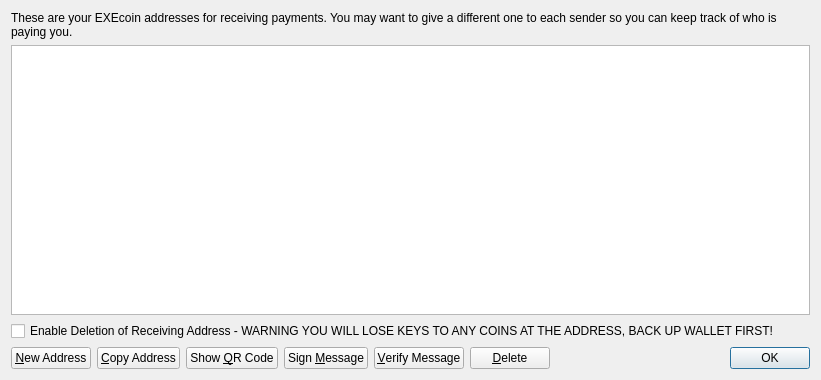
<?xml version="1.0" encoding="UTF-8"?>
<ui version="4.0">
 <class>AddressBookPage</class>
 <widget class="QWidget" name="AddressBookPage">
  <property name="geometry">
   <rect>
    <x>0</x>
    <y>0</y>
    <width>821</width>
    <height>380</height>
   </rect>
  </property>
  <property name="windowTitle">
   <string>Address Book</string>
  </property>
  <layout class="QVBoxLayout" name="verticalLayout">
   <item>
    <widget class="QLabel" name="labelExplanation">
     <property name="text">
      <string>These are your EXEcoin addresses for receiving payments. You may want to give a different one to each sender so you can keep track of who is paying you.</string>
     </property>
     <property name="textFormat">
      <enum>Qt::PlainText</enum>
     </property>
     <property name="wordWrap">
      <bool>true</bool>
     </property>
    </widget>
   </item>
   <item>
    <widget class="QTableView" name="tableView">
     <property name="contextMenuPolicy">
      <enum>Qt::CustomContextMenu</enum>
     </property>
     <property name="toolTip">
      <string>Double-click to edit address or label</string>
     </property>
     <property name="tabKeyNavigation">
      <bool>false</bool>
     </property>
     <property name="alternatingRowColors">
      <bool>true</bool>
     </property>
     <property name="selectionMode">
      <enum>QAbstractItemView::SingleSelection</enum>
     </property>
     <property name="selectionBehavior">
      <enum>QAbstractItemView::SelectRows</enum>
     </property>
     <property name="sortingEnabled">
      <bool>true</bool>
     </property>
     <attribute name="verticalHeaderVisible">
      <bool>false</bool>
     </attribute>
    </widget>
   </item>
   <item>
    <widget class="QCheckBox" name="deleteCheckBox">
     <property name="text">
      <string>Enable Deletion of Receiving Address - WARNING YOU WILL LOSE KEYS TO ANY COINS AT THE ADDRESS, BACK UP WALLET FIRST!</string>
     </property>
    </widget>
   </item>
   <item>
    <layout class="QHBoxLayout" name="horizontalLayout">
     <item>
      <widget class="QPushButton" name="newAddressButton">
       <property name="toolTip">
        <string>Create a new address</string>
       </property>
       <property name="text">
        <string>&amp;New Address</string>
       </property>
       <property name="icon">
        <iconset resource="../bitcoin.qrc">
         <normaloff>:/icons/add</normaloff>:/icons/add</iconset>
       </property>
      </widget>
     </item>
     <item>
      <widget class="QPushButton" name="copyToClipboard">
       <property name="toolTip">
        <string>Copy the currently selected address to the system clipboard</string>
       </property>
       <property name="text">
        <string>&amp;Copy Address</string>
       </property>
       <property name="icon">
        <iconset resource="../bitcoin.qrc">
         <normaloff>:/icons/editcopy</normaloff>:/icons/editcopy</iconset>
       </property>
      </widget>
     </item>
     <item>
      <widget class="QPushButton" name="showQRCode">
       <property name="text">
        <string>Show &amp;QR Code</string>
       </property>
       <property name="icon">
        <iconset resource="../bitcoin.qrc">
         <normaloff>:/icons/qrcode</normaloff>:/icons/qrcode</iconset>
       </property>
      </widget>
     </item>
     <item>
      <widget class="QPushButton" name="signMessage">
       <property name="toolTip">
        <string>Sign a message to prove you own a EXEcoin address</string>
       </property>
       <property name="text">
        <string>Sign &amp;Message</string>
       </property>
       <property name="icon">
        <iconset resource="../bitcoin.qrc">
         <normaloff>:/icons/edit</normaloff>:/icons/edit</iconset>
       </property>
      </widget>
     </item>
     <item>
      <widget class="QPushButton" name="verifyMessage">
       <property name="toolTip">
        <string>Verify a message to ensure it was signed with a specified EXEcoin address</string>
       </property>
       <property name="text">
        <string>&amp;Verify Message</string>
       </property>
       <property name="icon">
        <iconset resource="../bitcoin.qrc">
         <normaloff>:/icons/transaction_0</normaloff>:/icons/transaction_0</iconset>
       </property>
      </widget>
     </item>
     <item>
      <widget class="QPushButton" name="deleteButton">
       <property name="toolTip">
        <string>Delete the currently selected address from the list</string>
       </property>
       <property name="text">
        <string>&amp;Delete</string>
       </property>
       <property name="icon">
        <iconset resource="../bitcoin.qrc">
         <normaloff>:/icons/remove</normaloff>:/icons/remove</iconset>
       </property>
      </widget>
     </item>
     <item>
      <spacer name="horizontalSpacer">
       <property name="orientation">
        <enum>Qt::Horizontal</enum>
       </property>
       <property name="sizeHint" stdset="0">
        <size>
         <width>40</width>
         <height>20</height>
        </size>
       </property>
      </spacer>
     </item>
     <item>
      <widget class="QDialogButtonBox" name="buttonBox">
       <property name="sizePolicy">
        <sizepolicy hsizetype="Maximum" vsizetype="Fixed">
         <horstretch>0</horstretch>
         <verstretch>0</verstretch>
        </sizepolicy>
       </property>
       <property name="standardButtons">
        <set>QDialogButtonBox::Ok</set>
       </property>
      </widget>
     </item>
    </layout>
   </item>
  </layout>
 </widget>
 <resources>
  <include location="../bitcoin.qrc"/>
 </resources>
 <connections/>
</ui>
